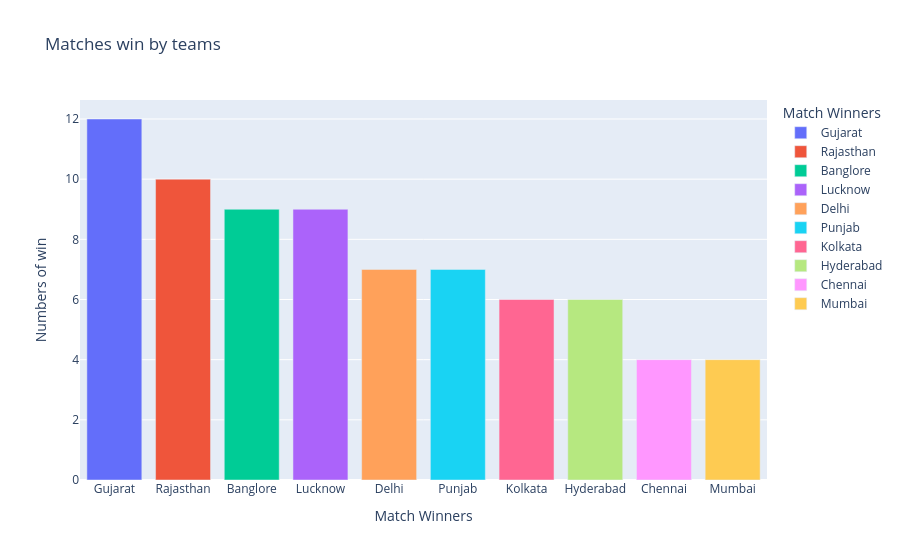

The notebook cell this image was saved under:
### Code cell
match_winner = data['match_winner'].value_counts().reset_index()  # unique krr dega.
match_winner.columns = ['match_winner', 'count']

fig = px.bar(match_winner, x = 'match_winner', y = 'count',
             labels ={'match_winner':'Match Winners', 'count':'Numbers of win'},
            title = 'Matches win by teams',
            color = match_winner[ 'match_winner'] )

fig.show()

### Figure 1 — Plotly figure (JSON) as saved in the notebook; plotly's stock layout.template omitted (floating-point values rounded to 4 significant figures)
{"data": [{"alignmentgroup": "True", "hovertemplate": "Match Winners=%{x}<br>Numbers of win=%{y}<extra></extra>", "legendgroup": "Gujarat", "marker": {"color": "#636efa", "pattern": {"shape": ""}}, "name": "Gujarat", "offsetgroup": "Gujarat", "orientation": "v", "showlegend": true, "textposition": "auto", "type": "bar", "x": ["Gujarat"], "xaxis": "x", "y": [12], "yaxis": "y"}, {"alignmentgroup": "True", "hovertemplate": "Match Winners=%{x}<br>Numbers of win=%{y}<extra></extra>", "legendgroup": "Rajasthan", "marker": {"color": "#EF553B", "pattern": {"shape": ""}}, "name": "Rajasthan", "offsetgroup": "Rajasthan", "orientation": "v", "showlegend": true, "textposition": "auto", "type": "bar", "x": ["Rajasthan"], "xaxis": "x", "y": [10], "yaxis": "y"}, {"alignmentgroup": "True", "hovertemplate": "Match Winners=%{x}<br>Numbers of win=%{y}<extra></extra>", "legendgroup": "Banglore", "marker": {"color": "#00cc96", "pattern": {"shape": ""}}, "name": "Banglore", "offsetgroup": "Banglore", "orientation": "v", "showlegend": true, "textposition": "auto", "type": "bar", "x": ["Banglore"], "xaxis": "x", "y": [9], "yaxis": "y"}, {"alignmentgroup": "True", "hovertemplate": "Match Winners=%{x}<br>Numbers of win=%{y}<extra></extra>", "legendgroup": "Lucknow", "marker": {"color": "#ab63fa", "pattern": {"shape": ""}}, "name": "Lucknow", "offsetgroup": "Lucknow", "orientation": "v", "showlegend": true, "textposition": "auto", "type": "bar", "x": ["Lucknow"], "xaxis": "x", "y": [9], "yaxis": "y"}, {"alignmentgroup": "True", "hovertemplate": "Match Winners=%{x}<br>Numbers of win=%{y}<extra></extra>", "legendgroup": "Delhi", "marker": {"color": "#FFA15A", "pattern": {"shape": ""}}, "name": "Delhi", "offsetgroup": "Delhi", "orientation": "v", "showlegend": true, "textposition": "auto", "type": "bar", "x": ["Delhi"], "xaxis": "x", "y": [7], "yaxis": "y"}, {"alignmentgroup": "True", "hovertemplate": "Match Winners=%{x}<br>Numbers of win=%{y}<extra></extra>", "legendgroup": "Punjab", "marker": {"color": "#19d3f3", "pattern": {"shape": ""}}, "name": "Punjab", "offsetgroup": "Punjab", "orientation": "v", "showlegend": true, "textposition": "auto", "type": "bar", "x": ["Punjab"], "xaxis": "x", "y": [7], "yaxis": "y"}, {"alignmentgroup": "True", "hovertemplate": "Match Winners=%{x}<br>Numbers of win=%{y}<extra></extra>", "legendgroup": "Kolkata", "marker": {"color": "#FF6692", "pattern": {"shape": ""}}, "name": "Kolkata", "offsetgroup": "Kolkata", "orientation": "v", "showlegend": true, "textposition": "auto", "type": "bar", "x": ["Kolkata"], "xaxis": "x", "y": [6], "yaxis": "y"}, {"alignmentgroup": "True", "hovertemplate": "Match Winners=%{x}<br>Numbers of win=%{y}<extra></extra>", "legendgroup": "Hyderabad", "marker": {"color": "#B6E880", "pattern": {"shape": ""}}, "name": "Hyderabad", "offsetgroup": "Hyderabad", "orientation": "v", "showlegend": true, "textposition": "auto", "type": "bar", "x": ["Hyderabad"], "xaxis": "x", "y": [6], "yaxis": "y"}, {"alignmentgroup": "True", "hovertemplate": "Match Winners=%{x}<br>Numbers of win=%{y}<extra></extra>", "legendgroup": "Chennai", "marker": {"color": "#FF97FF", "pattern": {"shape": ""}}, "name": "Chennai", "offsetgroup": "Chennai", "orientation": "v", "showlegend": true, "textposition": "auto", "type": "bar", "x": ["Chennai"], "xaxis": "x", "y": [4], "yaxis": "y"}, {"alignmentgroup": "True", "hovertemplate": "Match Winners=%{x}<br>Numbers of win=%{y}<extra></extra>", "legendgroup": "Mumbai", "marker": {"color": "#FECB52", "pattern": {"shape": ""}}, "name": "Mumbai", "offsetgroup": "Mumbai", "orientation": "v", "showlegend": true, "textposition": "auto", "type": "bar", "x": ["Mumbai"], "xaxis": "x", "y": [4], "yaxis": "y"}], "layout": {"autosize": true, "barmode": "relative", "legend": {"title": {"text": "Match Winners"}, "tracegroupgap": 0}, "title": {"text": "Matches win by teams"}, "xaxis": {"anchor": "y", "autorange": true, "categoryarray": ["Gujarat", "Rajasthan", "Banglore", "Lucknow", "Delhi", "Punjab", "Kolkata", "Hyderabad", "Chennai", "Mumbai"], "categoryorder": "array", "domain": [0, 1], "range": [-0.5, 9.5], "title": {"text": "Match Winners"}, "type": "category"}, "yaxis": {"anchor": "x", "autorange": true, "domain": [0, 1], "range": [0, 12.63], "title": {"text": "Numbers of win"}, "type": "linear"}}}
